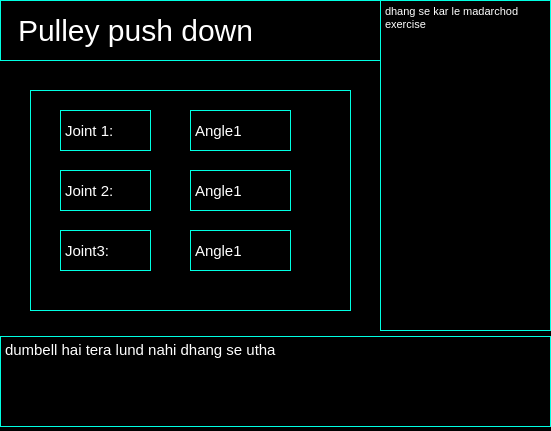
<?xml version="1.0" encoding="UTF-8"?>
<ui version="4.0">
 <class>Form</class>
 <widget class="QWidget" name="Form">
  <property name="geometry">
   <rect>
    <x>0</x>
    <y>0</y>
    <width>551</width>
    <height>431</height>
   </rect>
  </property>
  <property name="windowTitle">
   <string>Form</string>
  </property>
  <widget class="QWidget" name="gridLayoutWidget">
   <property name="geometry">
    <rect>
     <x>0</x>
     <y>0</y>
     <width>611</width>
     <height>431</height>
    </rect>
   </property>
   <layout class="QGridLayout" name="gridLayout">
    <item row="0" column="0">
     <widget class="QFrame" name="frame">
      <property name="styleSheet">
       <string notr="true">background-color: rgb(0,0,0);
font-size:15px;</string>
      </property>
      <property name="frameShape">
       <enum>QFrame::StyledPanel</enum>
      </property>
      <property name="frameShadow">
       <enum>QFrame::Raised</enum>
      </property>
      <widget class="QLabel" name="exercise">
       <property name="geometry">
        <rect>
         <x>-10</x>
         <y>0</y>
         <width>391</width>
         <height>61</height>
        </rect>
       </property>
       <property name="styleSheet">
        <string notr="true">color:white;
font-size:30px;
margin-left:10px;
padding:10px;
border:1px solid white;
border-color:rgb(0, 255, 226)</string>
       </property>
       <property name="text">
        <string>Pulley push down</string>
       </property>
      </widget>
      <widget class="QFrame" name="frame_2">
       <property name="geometry">
        <rect>
         <x>30</x>
         <y>90</y>
         <width>321</width>
         <height>221</height>
        </rect>
       </property>
       <property name="styleSheet">
        <string notr="true">border:1px solid white;
border:1px solid white;
border-color:rgb(0, 255, 226)</string>
       </property>
       <property name="frameShape">
        <enum>QFrame::StyledPanel</enum>
       </property>
       <property name="frameShadow">
        <enum>QFrame::Raised</enum>
       </property>
       <widget class="QLabel" name="label">
        <property name="geometry">
         <rect>
          <x>30</x>
          <y>20</y>
          <width>91</width>
          <height>41</height>
         </rect>
        </property>
        <property name="styleSheet">
         <string notr="true">color:rgb(255, 255, 255)</string>
        </property>
        <property name="text">
         <string>Joint 1:</string>
        </property>
       </widget>
       <widget class="QLabel" name="label_2">
        <property name="geometry">
         <rect>
          <x>30</x>
          <y>80</y>
          <width>91</width>
          <height>41</height>
         </rect>
        </property>
        <property name="styleSheet">
         <string notr="true">color:rgb(255,255,255);</string>
        </property>
        <property name="text">
         <string>Joint 2:</string>
        </property>
       </widget>
       <widget class="QLabel" name="label_3">
        <property name="geometry">
         <rect>
          <x>160</x>
          <y>20</y>
          <width>101</width>
          <height>41</height>
         </rect>
        </property>
        <property name="styleSheet">
         <string notr="true">color:rgb(255,255,255)</string>
        </property>
        <property name="text">
         <string>Angle1</string>
        </property>
       </widget>
       <widget class="QLabel" name="label_5">
        <property name="geometry">
         <rect>
          <x>160</x>
          <y>80</y>
          <width>101</width>
          <height>41</height>
         </rect>
        </property>
        <property name="styleSheet">
         <string notr="true">color:rgb(255,255,255)</string>
        </property>
        <property name="text">
         <string>Angle1</string>
        </property>
       </widget>
       <widget class="QLabel" name="label_6">
        <property name="geometry">
         <rect>
          <x>160</x>
          <y>140</y>
          <width>101</width>
          <height>41</height>
         </rect>
        </property>
        <property name="styleSheet">
         <string notr="true">color:rgb(255,255,255)</string>
        </property>
        <property name="text">
         <string>Angle1</string>
        </property>
       </widget>
       <widget class="QLabel" name="label_7">
        <property name="geometry">
         <rect>
          <x>30</x>
          <y>140</y>
          <width>91</width>
          <height>41</height>
         </rect>
        </property>
        <property name="styleSheet">
         <string notr="true">color:rgb(255,255,255)</string>
        </property>
        <property name="text">
         <string>Joint3:</string>
        </property>
       </widget>
      </widget>
      <widget class="QTextEdit" name="textEdit">
       <property name="geometry">
        <rect>
         <x>380</x>
         <y>0</y>
         <width>171</width>
         <height>331</height>
        </rect>
       </property>
       <property name="styleSheet">
        <string notr="true">color:white;
border:1px solid white;
border-color:rgb(0, 255, 226)</string>
       </property>
       <property name="html">
        <string>&lt;!DOCTYPE HTML PUBLIC &quot;-//W3C//DTD HTML 4.0//EN&quot; &quot;http://www.w3.org/TR/REC-html40/strict.dtd&quot;&gt;
&lt;html&gt;&lt;head&gt;&lt;meta name=&quot;qrichtext&quot; content=&quot;1&quot; /&gt;&lt;style type=&quot;text/css&quot;&gt;
p, li { white-space: pre-wrap; }
&lt;/style&gt;&lt;/head&gt;&lt;body style=&quot; font-family:'MS Shell Dlg 2'; font-size:15px; font-weight:400; font-style:normal;&quot;&gt;
&lt;p style=&quot; margin-top:0px; margin-bottom:0px; margin-left:0px; margin-right:0px; -qt-block-indent:0; text-indent:0px;&quot;&gt;&lt;span style=&quot; font-size:8pt;&quot;&gt;dhang se kar le madarchod exercise&lt;/span&gt;&lt;/p&gt;&lt;/body&gt;&lt;/html&gt;</string>
       </property>
      </widget>
      <widget class="QTextEdit" name="textEdit_2">
       <property name="geometry">
        <rect>
         <x>0</x>
         <y>336</y>
         <width>551</width>
         <height>91</height>
        </rect>
       </property>
       <property name="styleSheet">
        <string notr="true">color:white;
border:1px solid white;
border-color:rgb(0, 255, 226)</string>
       </property>
       <property name="html">
        <string>&lt;!DOCTYPE HTML PUBLIC &quot;-//W3C//DTD HTML 4.0//EN&quot; &quot;http://www.w3.org/TR/REC-html40/strict.dtd&quot;&gt;
&lt;html&gt;&lt;head&gt;&lt;meta name=&quot;qrichtext&quot; content=&quot;1&quot; /&gt;&lt;style type=&quot;text/css&quot;&gt;
p, li { white-space: pre-wrap; }
&lt;/style&gt;&lt;/head&gt;&lt;body style=&quot; font-family:'MS Shell Dlg 2'; font-size:15px; font-weight:400; font-style:normal;&quot;&gt;
&lt;p style=&quot; margin-top:0px; margin-bottom:0px; margin-left:0px; margin-right:0px; -qt-block-indent:0; text-indent:0px;&quot;&gt;&lt;span style=&quot; font-size:15px;&quot;&gt;dumbell hai tera lund nahi dhang se utha&lt;/span&gt;&lt;/p&gt;
&lt;p style=&quot;-qt-paragraph-type:empty; margin-top:0px; margin-bottom:0px; margin-left:0px; margin-right:0px; -qt-block-indent:0; text-indent:0px;&quot;&gt;&lt;br /&gt;&lt;/p&gt;&lt;/body&gt;&lt;/html&gt;</string>
       </property>
      </widget>
     </widget>
    </item>
   </layout>
  </widget>
 </widget>
 <resources/>
 <connections/>
</ui>
